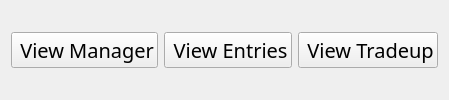
            <widget class="QWidget" name="profitableTradeupsBottomBar" native="true">
             <property name="styleSheet">
              <string notr="true">#profitableTradeupsBottomBar{
	background-color: rgb(0, 0, 0);
	border: 1px solid white;
	border-radius: 10px
}
</string>
             </property>
             <layout class="QHBoxLayout" name="horizontalLayout_10">
              <item>
               <widget class="QPushButton" name="buttonBarViewManager">
                <property name="font">
                 <font>
                  <family>SystemHud</family>
                  <pointsize>15</pointsize>
                  <weight>50</weight>
                  <italic>false</italic>
                  <bold>false</bold>
                 </font>
                </property>
                <property name="text">
                 <string> View Manager</string>
                </property>
                <property name="icon">
                 <iconset resource="../qrc/market_engine_icons.qrc">
                  <normaloff>:/icons/icons_market_engine/scan_tradeups.png</normaloff>:/icons/icons_market_engine/scan_tradeups.png</iconset>
                </property>
                <property name="iconSize">
                 <size>
                  <width>32</width>
                  <height>32</height>
                 </size>
                </property>
               </widget>
              </item>
              <item>
               <widget class="QPushButton" name="buttonBarViewEntries">
                <property name="font">
                 <font>
                  <family>SystemHud</family>
                  <pointsize>15</pointsize>
                  <weight>50</weight>
                  <bold>false</bold>
                 </font>
                </property>
                <property name="text">
                 <string> View Entries</string>
                </property>
                <property name="icon">
                 <iconset resource="../qrc/market_engine_icons.qrc">
                  <normaloff>:/icons/icons_market_engine/tradeup_entries.png</normaloff>:/icons/icons_market_engine/tradeup_entries.png</iconset>
                </property>
                <property name="iconSize">
                 <size>
                  <width>32</width>
                  <height>32</height>
                 </size>
                </property>
               </widget>
              </item>
              <item>
               <widget class="QPushButton" name="buttonBarViewTradeup">
                <property name="font">
                 <font>
                  <family>SystemHud</family>
                  <pointsize>15</pointsize>
                  <weight>50</weight>
                  <bold>false</bold>
                 </font>
                </property>
                <property name="text">
                 <string> View Tradeup</string>
                </property>
                <property name="icon">
                 <iconset resource="../qrc/market_engine_icons.qrc">
                  <normaloff>:/icons/icons_market_engine/profitable_tradeups.png</normaloff>:/icons/icons_market_engine/profitable_tradeups.png</iconset>
                </property>
                <property name="iconSize">
                 <size>
                  <width>32</width>
                  <height>32</height>
                 </size>
                </property>
               </widget>
              </item>
             </layout>
            </widget>
